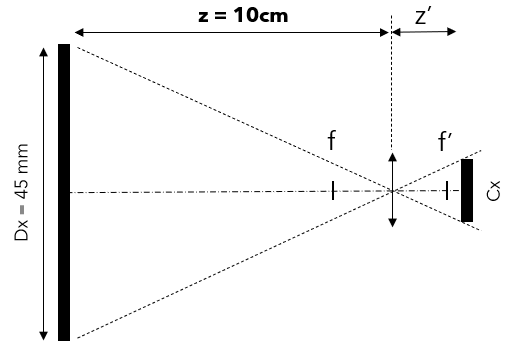
#> input picture InterfacageNumerique/TD/Image_CV/sujet/images/objectif.png, 510 x 350 px, given in place of objectif.png.png, which was not available
$ python erode.py
#> lines starting #> are read from the running program, lines starting #| are printed output that depends on the picture; pictures that were not available may be replaced by others from this repository, and a replacement may not be noted
# -*- coding: utf-8 -*-
"""*erode.py* file.

This file contains a script to open images in Grayscale and
to process erosion effects.

This file is attached to a 1st year of engineer training labwork
in digital interface development.

.. note:: LEnsE - Institut d'Optique - version 0.1

.. moduleauthor:: Julien VILLEMEJANE <julien.villemejane@institutoptique.fr>
.. creation:: 25/jan/2025
"""

import cv2
import numpy as np
from matplotlib import pyplot as plt

if __name__ == "__main__":
    file_name = input('Name of the file : ')
#> the answer given: ../sujet/images/objectif.png
    # Open an image - GrayScale
    image_gray = cv2.imread('./images/'+file_name+'.png', cv2.IMREAD_GRAYSCALE)
#> image_gray is the input picture: shape (350, 510); min 0, max 255, mean 244.8

    # Creating kernels
    kernel_cross = cv2.getStructuringElement(cv2.MORPH_CROSS, (3, 3))

    # Erosion (morpho) on an image
    image_eroded_cross = cv2.erode(image_gray, kernel_cross)
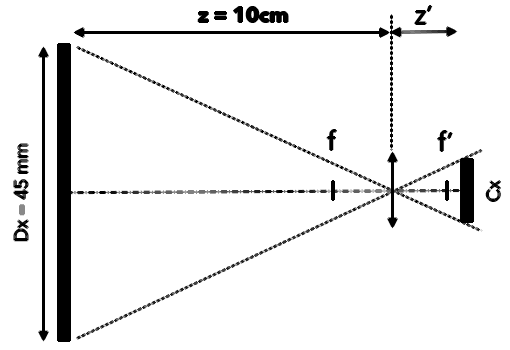
#> image_eroded_cross: shape (350, 510); min 0, max 255, mean 237.8
    # Dilation (morpho) on an image
    image_dilated_cross = cv2.dilate(image_gray, kernel_cross)
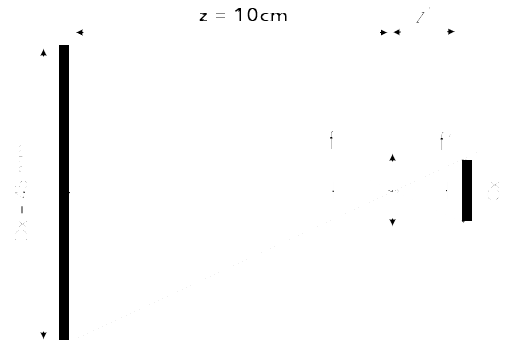
#> image_dilated_cross: shape (350, 510); min 0, max 255, mean 249.4


    # Display all
    fig, ax = plt.subplots(nrows=1, ncols=4)
    # Plot data in each subplot
    ax[0].imshow(kernel_cross, cmap='gray')
    ax[0].set_title('Kernel')
    ax[1].imshow(image_gray, cmap='gray')
    ax[1].set_title('Original Image')
    ax[2].imshow(image_eroded_cross, cmap='gray')
    ax[2].set_title('Eroded Image')
    ax[3].imshow(image_dilated_cross, cmap='gray')
    ax[3].set_title('Dilated Image')


    plt.show()
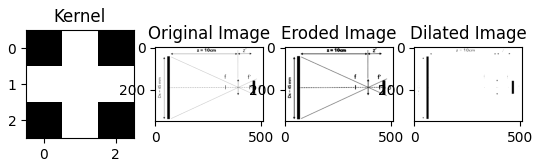
#> figure drawn by matplotlib, 4 panels
